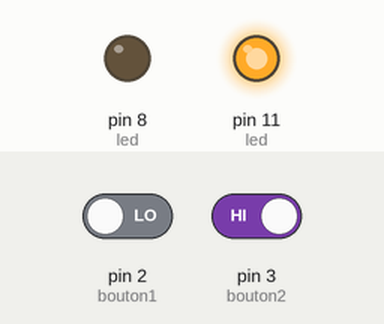
Simulated run of this sketch. Board: Arduino Uno, built with avr-gcc and run on an emulated ATmega328P. Parts: output pins drawn as LEDs (lit = HIGH). Inputs (shaded band) come from the test bench; at power-on: pin 2 (bouton1) LOW, pin 3 (bouton2) HIGH.

Above: at 1.4 s.
1.5 s: pin 2 (bouton1) driven HIGH
At 2.9 s:
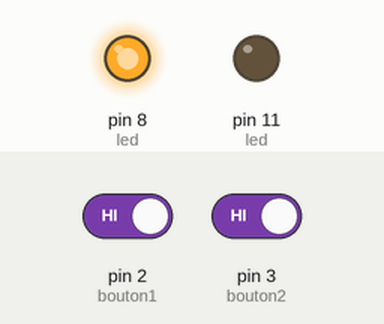
3.3 s: pin 3 (bouton2) driven LOW
At 4.3 s:
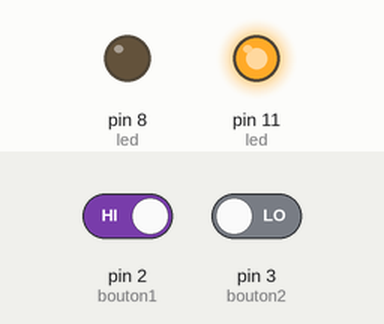
5.1 s: pin 3 (bouton2) driven HIGH
At 5.7 s:
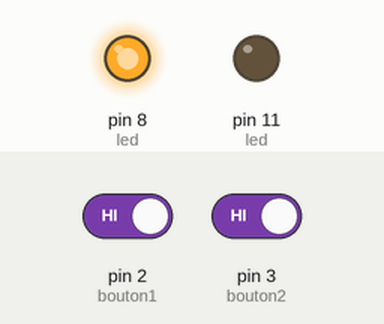
Timing chart, 0 to 8.1 s (numbered marks = the images above; inputs shaded):
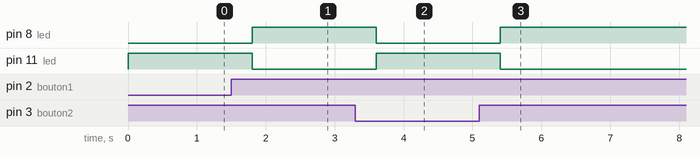

Measured:
- after the input at 1.5 s, pin 8 (led): LOW → HIGH after 0.30 s; pin 11 (led): HIGH → LOW after 0.30 s
- after the input at 3.3 s, pin 8 (led): HIGH → LOW after 0.30 s; pin 11 (led): LOW → HIGH after 0.30 s
- after the input at 5.1 s, pin 8 (led): LOW → HIGH after 0.30 s; pin 11 (led): HIGH → LOW after 0.30 s

The sketch:

BP_led_2019.ino
```cpp
int EtatBouton1 = 0;   //definition de la variable "EtatBouton1"
int EtatBouton2 = 0;

void setup()
{
  pinMode(11, OUTPUT);     //led = sortie
  pinMode(8, OUTPUT);     //led = sortie
  pinMode(2, INPUT); //bouton1 = entrée d'info
  pinMode(3, INPUT); //bouton2 = entrée d'info
  digitalWrite(8, LOW);//  alors led = 0
  digitalWrite(11, HIGH);//  alors led = 0
}

void loop()
{

EtatBouton1= digitalRead(2);  // lire la valeur du "bouton1" puis la placer dans "EtatBouton1"
EtatBouton2= digitalRead(3);  // lire la valeur du "bouton2" puis la placer dans "EtatBouton2"
delay(300);

  if( EtatBouton1 == HIGH) // si le bouton1 = 1
  {
    digitalWrite(8, HIGH);   // alors led = allumée
    digitalWrite(11, LOW);   // alors led = allumée
  }

  if (EtatBouton2 == LOW) //  si le bouton2 = 0
  {
    digitalWrite(8, LOW);//  alors led = 0
    digitalWrite(11, HIGH);//  alors led = 0
  }

}
```
